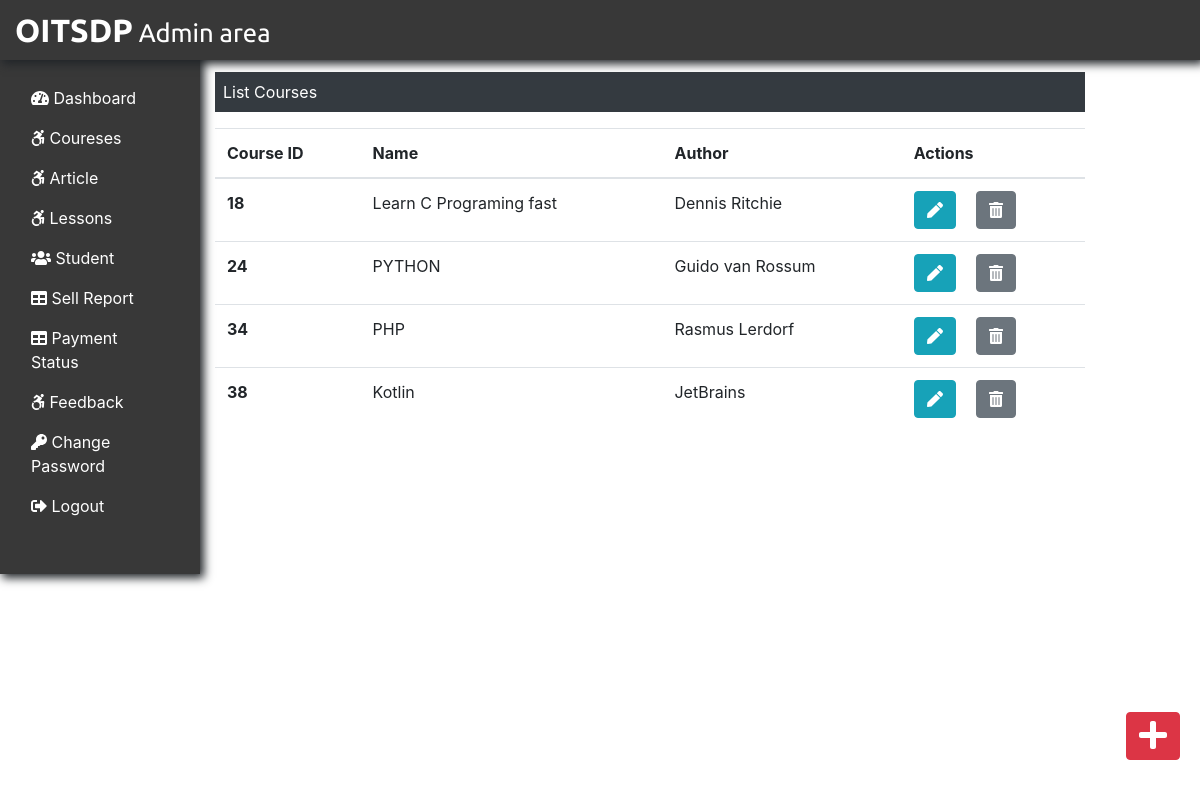
The page /admin/courses.php (signed in) on the database its author committed.
### tables this page shows
CREATE TABLE `course` (
  `course_id` int(5) NOT NULL,
  `course_name` text NOT NULL,
  `course_desc` text NOT NULL,
  `course_author` varchar(20) NOT NULL,
  `course_img` blob NOT NULL,
  `course_duration` text NOT NULL,
  `course_price` int(5) NOT NULL,
  `course_original_price` int(6) NOT NULL
);

### admin/courses.php (the view, shortened to what this page needs)
<?php
include("admininclude/header.php");
include("../dbconnection.php");
?>
<div class="col-sm-9 mt-5">
	<p class="bg-dark text-white p-2 mt-4">List Courses</p>
	<?php
	$sql = "SELECT * FROM course";
	$result = $conn->query($sql);
	if($result->num_rows > 0){
	?>
	<table class="table">
		<thead>
		<tr>
			<th scope="col">Course ID</th>
			<th scope="col">Name</th>
			<th scope="col">Author</th>
			<th scope="col">Actions</th>
		</tr>
		</thead>
		<tbody>
			<?php
			while($row = $result->fetch_assoc()){
			echo '<tr>';
			echo '<th scope="row">'.$row['course_id'].'</th>';
			echo '<td>'.$row['course_name'].'</td>';
			echo '<td>'.$row['course_author'].'</td>';
			echo '<td>';
			echo '
			<form action="editcourse.php" method="POST" class="d-inline">
			<input type="hidden" name="id" value='.$row["course_id"].'>
			<button type="submit" class="btn btn-info mr-3" name="view" value="View"><i class="fas fa-pen"></i></button>
				</form>';
			echo '
				<form action="" method="POST" class="d-inline">
				<input type="hidden" name="id" value='.$row["course_id"].'>
				<button type="submit" class="btn btn-secondary" name="delete" value="Delete"><i class="fas fa-trash-alt"></i></button>
				</form>';
			echo '</td>';
			echo '</tr>';
				 } ?>
		</tbody>
	</table>
	<?php
	}else{
	echo '0 Result';
	}
	?>
</div>
<div>
	<a class="btn btn-danger box" style="margin-top:550px; margin-left: 20px;" href="./addCourse.php" ><i class="fas fa-plus fa-2x"></i></a>
</div>
</div>
<?php
include("admininclude/footer.php");
?>

### css/adminstyle.css (style rules this page uses)
.box { position: fixed; bottom: 10px; right: 20px; margin-bottom: 30px; }

### rows shown on the page
course: course_id "18", course_name "Learn C Programing fast", course_author "Dennis Ritchie"
course: course_id "24", course_name "PYTHON", course_author "Guido van Rossum"
course: course_id "34", course_name "PHP", course_author "Rasmus Lerdorf"
course: course_id "38", course_name "Kotlin", course_author "JetBrains"
